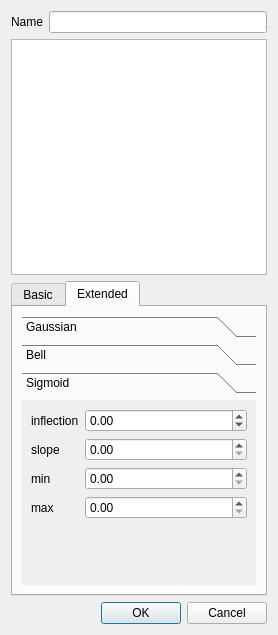
<?xml version="1.0" encoding="UTF-8"?>
<ui version="4.0">
 <class>Term</class>
 <widget class="QDialog" name="Term">
  <property name="geometry">
   <rect>
    <x>0</x>
    <y>0</y>
    <width>274</width>
    <height>635</height>
   </rect>
  </property>
  <property name="sizePolicy">
   <sizepolicy hsizetype="Fixed" vsizetype="Fixed">
    <horstretch>0</horstretch>
    <verstretch>0</verstretch>
   </sizepolicy>
  </property>
  <property name="windowTitle">
   <string>Term</string>
  </property>
  <layout class="QVBoxLayout" name="verticalLayout">
   <item>
    <layout class="QHBoxLayout" name="horizontalLayout_5">
     <property name="sizeConstraint">
      <enum>QLayout::SetDefaultConstraint</enum>
     </property>
     <item>
      <widget class="QLabel" name="lbl_name">
       <property name="sizePolicy">
        <sizepolicy hsizetype="Minimum" vsizetype="Fixed">
         <horstretch>0</horstretch>
         <verstretch>0</verstretch>
        </sizepolicy>
       </property>
       <property name="text">
        <string>Name</string>
       </property>
      </widget>
     </item>
     <item>
      <widget class="QLineEdit" name="led_name"/>
     </item>
    </layout>
   </item>
   <item>
    <widget class="fl::qt::Canvas" name="canvas">
     <property name="sizePolicy">
      <sizepolicy hsizetype="MinimumExpanding" vsizetype="MinimumExpanding">
       <horstretch>0</horstretch>
       <verstretch>0</verstretch>
      </sizepolicy>
     </property>
     <property name="minimumSize">
      <size>
       <width>256</width>
       <height>150</height>
      </size>
     </property>
     <property name="frameShape">
      <enum>QFrame::StyledPanel</enum>
     </property>
     <property name="frameShadow">
      <enum>QFrame::Sunken</enum>
     </property>
     <property name="lineWidth">
      <number>1</number>
     </property>
     <property name="verticalScrollBarPolicy">
      <enum>Qt::ScrollBarAlwaysOff</enum>
     </property>
     <property name="horizontalScrollBarPolicy">
      <enum>Qt::ScrollBarAlwaysOff</enum>
     </property>
     <property name="renderHints">
      <set>QPainter::Antialiasing|QPainter::HighQualityAntialiasing|QPainter::SmoothPixmapTransform|QPainter::TextAntialiasing</set>
     </property>
     <property name="resizeAnchor">
      <enum>QGraphicsView::AnchorViewCenter</enum>
     </property>
     <property name="viewportUpdateMode">
      <enum>QGraphicsView::FullViewportUpdate</enum>
     </property>
     <property name="optimizationFlags">
      <set>QGraphicsView::DontSavePainterState</set>
     </property>
    </widget>
   </item>
   <item>
    <widget class="QTabWidget" name="tabTerms">
     <property name="sizePolicy">
      <sizepolicy hsizetype="MinimumExpanding" vsizetype="MinimumExpanding">
       <horstretch>0</horstretch>
       <verstretch>0</verstretch>
      </sizepolicy>
     </property>
     <property name="tabShape">
      <enum>QTabWidget::Rounded</enum>
     </property>
     <property name="currentIndex">
      <number>1</number>
     </property>
     <property name="elideMode">
      <enum>Qt::ElideMiddle</enum>
     </property>
     <widget class="QWidget" name="tab_2">
      <attribute name="title">
       <string>Basic</string>
      </attribute>
      <layout class="QVBoxLayout" name="verticalLayout_7">
       <item>
        <widget class="QToolBox" name="basicTermToolbox">
         <property name="sizePolicy">
          <sizepolicy hsizetype="MinimumExpanding" vsizetype="MinimumExpanding">
           <horstretch>0</horstretch>
           <verstretch>0</verstretch>
          </sizepolicy>
         </property>
         <property name="minimumSize">
          <size>
           <width>195</width>
           <height>0</height>
          </size>
         </property>
         <property name="currentIndex">
          <number>4</number>
         </property>
         <widget class="QWidget" name="page">
          <property name="geometry">
           <rect>
            <x>0</x>
            <y>0</y>
            <width>234</width>
            <height>114</height>
           </rect>
          </property>
          <attribute name="label">
           <string>Triangle</string>
          </attribute>
          <layout class="QHBoxLayout" name="horizontalLayout">
           <item>
            <layout class="QFormLayout" name="formLayout">
             <property name="fieldGrowthPolicy">
              <enum>QFormLayout::AllNonFixedFieldsGrow</enum>
             </property>
             <item row="0" column="0">
              <widget class="QLabel" name="label">
               <property name="text">
                <string>a</string>
               </property>
              </widget>
             </item>
             <item row="0" column="1">
              <widget class="QDoubleSpinBox" name="sbx_triangle_a"/>
             </item>
             <item row="1" column="0">
              <widget class="QLabel" name="label_2">
               <property name="text">
                <string>b</string>
               </property>
              </widget>
             </item>
             <item row="1" column="1">
              <widget class="QDoubleSpinBox" name="sbx_triangle_b"/>
             </item>
             <item row="2" column="0">
              <widget class="QLabel" name="label_3">
               <property name="text">
                <string>c</string>
               </property>
              </widget>
             </item>
             <item row="2" column="1">
              <widget class="QDoubleSpinBox" name="sbx_triangle_c"/>
             </item>
            </layout>
           </item>
          </layout>
         </widget>
         <widget class="QWidget" name="page_2">
          <property name="geometry">
           <rect>
            <x>0</x>
            <y>0</y>
            <width>234</width>
            <height>147</height>
           </rect>
          </property>
          <attribute name="label">
           <string>Trapezoid</string>
          </attribute>
          <layout class="QVBoxLayout" name="verticalLayout_2">
           <item>
            <layout class="QFormLayout" name="formLayout_2">
             <property name="fieldGrowthPolicy">
              <enum>QFormLayout::AllNonFixedFieldsGrow</enum>
             </property>
             <item row="0" column="0">
              <widget class="QLabel" name="label_4">
               <property name="text">
                <string>a</string>
               </property>
              </widget>
             </item>
             <item row="0" column="1">
              <widget class="QDoubleSpinBox" name="sbx_trapezoid_a"/>
             </item>
             <item row="1" column="0">
              <widget class="QLabel" name="label_5">
               <property name="text">
                <string>b</string>
               </property>
              </widget>
             </item>
             <item row="1" column="1">
              <widget class="QDoubleSpinBox" name="sbx_trapezoid_b"/>
             </item>
             <item row="2" column="0">
              <widget class="QLabel" name="label_6">
               <property name="text">
                <string>c</string>
               </property>
              </widget>
             </item>
             <item row="2" column="1">
              <widget class="QDoubleSpinBox" name="sbx_trapezoid_c"/>
             </item>
             <item row="3" column="0">
              <widget class="QLabel" name="label_7">
               <property name="text">
                <string>d</string>
               </property>
              </widget>
             </item>
             <item row="3" column="1">
              <widget class="QDoubleSpinBox" name="sbx_trapezoid_d"/>
             </item>
            </layout>
           </item>
          </layout>
         </widget>
         <widget class="QWidget" name="page_3">
          <property name="geometry">
           <rect>
            <x>0</x>
            <y>0</y>
            <width>234</width>
            <height>81</height>
           </rect>
          </property>
          <attribute name="label">
           <string>Rectangle</string>
          </attribute>
          <layout class="QHBoxLayout" name="horizontalLayout_2">
           <item>
            <layout class="QFormLayout" name="formLayout_3">
             <property name="fieldGrowthPolicy">
              <enum>QFormLayout::AllNonFixedFieldsGrow</enum>
             </property>
             <item row="0" column="0">
              <widget class="QLabel" name="label_8">
               <property name="text">
                <string>min</string>
               </property>
              </widget>
             </item>
             <item row="0" column="1">
              <widget class="QDoubleSpinBox" name="sbx_rectangle_min"/>
             </item>
             <item row="1" column="0">
              <widget class="QLabel" name="label_9">
               <property name="text">
                <string>max</string>
               </property>
              </widget>
             </item>
             <item row="1" column="1">
              <widget class="QDoubleSpinBox" name="sbx_rectangle_max"/>
             </item>
            </layout>
           </item>
          </layout>
         </widget>
         <widget class="QWidget" name="page_4">
          <property name="geometry">
           <rect>
            <x>0</x>
            <y>0</y>
            <width>234</width>
            <height>81</height>
           </rect>
          </property>
          <attribute name="label">
           <string>Left Shoulder</string>
          </attribute>
          <layout class="QVBoxLayout" name="verticalLayout_3">
           <item>
            <layout class="QFormLayout" name="formLayout_4">
             <property name="fieldGrowthPolicy">
              <enum>QFormLayout::AllNonFixedFieldsGrow</enum>
             </property>
             <item row="0" column="0">
              <widget class="QLabel" name="label_10">
               <property name="text">
                <string>min</string>
               </property>
              </widget>
             </item>
             <item row="0" column="1">
              <widget class="QDoubleSpinBox" name="sbx_leftshoulder_min"/>
             </item>
             <item row="1" column="0">
              <widget class="QLabel" name="label_11">
               <property name="text">
                <string>max</string>
               </property>
              </widget>
             </item>
             <item row="1" column="1">
              <widget class="QDoubleSpinBox" name="sbx_leftshoulder_max"/>
             </item>
            </layout>
           </item>
          </layout>
         </widget>
         <widget class="QWidget" name="page_9">
          <property name="geometry">
           <rect>
            <x>0</x>
            <y>0</y>
            <width>234</width>
            <height>87</height>
           </rect>
          </property>
          <attribute name="label">
           <string>Right Shoulder</string>
          </attribute>
          <layout class="QVBoxLayout" name="verticalLayout_10">
           <item>
            <layout class="QFormLayout" name="formLayout_9">
             <property name="fieldGrowthPolicy">
              <enum>QFormLayout::AllNonFixedFieldsGrow</enum>
             </property>
             <item row="0" column="0">
              <widget class="QLabel" name="label_27">
               <property name="text">
                <string>min</string>
               </property>
              </widget>
             </item>
             <item row="0" column="1">
              <widget class="QDoubleSpinBox" name="sbx_rightshoulder_min"/>
             </item>
             <item row="1" column="0">
              <widget class="QLabel" name="label_28">
               <property name="text">
                <string>max</string>
               </property>
              </widget>
             </item>
             <item row="1" column="1">
              <widget class="QDoubleSpinBox" name="sbx_rightshoulder_max"/>
             </item>
            </layout>
           </item>
          </layout>
         </widget>
         <widget class="QWidget" name="page_5">
          <property name="geometry">
           <rect>
            <x>0</x>
            <y>0</y>
            <width>124</width>
            <height>82</height>
           </rect>
          </property>
          <attribute name="label">
           <string>Discrete</string>
          </attribute>
          <layout class="QVBoxLayout" name="verticalLayout_4">
           <item>
            <layout class="QHBoxLayout" name="horizontalLayout_3">
             <property name="topMargin">
              <number>0</number>
             </property>
             <item>
              <layout class="QFormLayout" name="formLayout_6">
               <property name="fieldGrowthPolicy">
                <enum>QFormLayout::AllNonFixedFieldsGrow</enum>
               </property>
               <item row="0" column="0">
                <widget class="QLabel" name="label_16">
                 <property name="text">
                  <string>x</string>
                 </property>
                </widget>
               </item>
               <item row="0" column="1">
                <widget class="QLineEdit" name="led_discrete_x"/>
               </item>
               <item row="1" column="0">
                <widget class="QLabel" name="label_17">
                 <property name="text">
                  <string>y</string>
                 </property>
                </widget>
               </item>
               <item row="1" column="1">
                <widget class="QLineEdit" name="led_discrete_y"/>
               </item>
              </layout>
             </item>
             <item>
              <widget class="QToolButton" name="btn_discrete_parse">
               <property name="text">
                <string/>
               </property>
               <property name="icon">
                <iconset resource="resources.qrc">
                 <normaloff>:/icons/icons/spellcheck.png</normaloff>:/icons/icons/spellcheck.png</iconset>
               </property>
              </widget>
             </item>
            </layout>
           </item>
          </layout>
         </widget>
        </widget>
       </item>
      </layout>
     </widget>
     <widget class="QWidget" name="tab">
      <attribute name="title">
       <string>Extended</string>
      </attribute>
      <layout class="QVBoxLayout" name="verticalLayout_6">
       <item>
        <widget class="QToolBox" name="extendedTermToolbox">
         <property name="sizePolicy">
          <sizepolicy hsizetype="MinimumExpanding" vsizetype="MinimumExpanding">
           <horstretch>0</horstretch>
           <verstretch>0</verstretch>
          </sizepolicy>
         </property>
         <property name="minimumSize">
          <size>
           <width>195</width>
           <height>0</height>
          </size>
         </property>
         <property name="currentIndex">
          <number>2</number>
         </property>
         <widget class="QWidget" name="page_6">
          <property name="geometry">
           <rect>
            <x>0</x>
            <y>0</y>
            <width>234</width>
            <height>174</height>
           </rect>
          </property>
          <attribute name="label">
           <string>Gaussian</string>
          </attribute>
          <layout class="QVBoxLayout" name="verticalLayout_5">
           <item>
            <layout class="QFormLayout" name="formLayout_5">
             <property name="fieldGrowthPolicy">
              <enum>QFormLayout::AllNonFixedFieldsGrow</enum>
             </property>
             <item row="0" column="0">
              <widget class="QLabel" name="label_14">
               <property name="text">
                <string>center</string>
               </property>
              </widget>
             </item>
             <item row="0" column="1">
              <widget class="QDoubleSpinBox" name="sbx_gaussian_center"/>
             </item>
             <item row="1" column="0">
              <widget class="QLabel" name="label_15">
               <property name="text">
                <string>width</string>
               </property>
              </widget>
             </item>
             <item row="1" column="1">
              <widget class="QDoubleSpinBox" name="sbx_gaussian_width"/>
             </item>
             <item row="2" column="0">
              <widget class="QLabel" name="label_12">
               <property name="text">
                <string>min</string>
               </property>
              </widget>
             </item>
             <item row="2" column="1">
              <widget class="QDoubleSpinBox" name="sbx_gaussian_min"/>
             </item>
             <item row="3" column="0">
              <widget class="QLabel" name="label_13">
               <property name="text">
                <string>max</string>
               </property>
              </widget>
             </item>
             <item row="3" column="1">
              <widget class="QDoubleSpinBox" name="sbx_gaussian_max"/>
             </item>
            </layout>
           </item>
          </layout>
         </widget>
         <widget class="QWidget" name="page_7">
          <property name="geometry">
           <rect>
            <x>0</x>
            <y>0</y>
            <width>234</width>
            <height>180</height>
           </rect>
          </property>
          <attribute name="label">
           <string>Bell</string>
          </attribute>
          <layout class="QVBoxLayout" name="verticalLayout_8">
           <item>
            <layout class="QFormLayout" name="formLayout_7">
             <property name="fieldGrowthPolicy">
              <enum>QFormLayout::AllNonFixedFieldsGrow</enum>
             </property>
             <item row="0" column="0">
              <widget class="QLabel" name="label_22">
               <property name="text">
                <string>center</string>
               </property>
              </widget>
             </item>
             <item row="0" column="1">
              <widget class="QDoubleSpinBox" name="sbx_bell_center"/>
             </item>
             <item row="1" column="0">
              <widget class="QLabel" name="label_20">
               <property name="text">
                <string>width</string>
               </property>
              </widget>
             </item>
             <item row="1" column="1">
              <widget class="QDoubleSpinBox" name="sbx_bell_width"/>
             </item>
             <item row="2" column="0">
              <widget class="QLabel" name="label_21">
               <property name="text">
                <string>slope</string>
               </property>
              </widget>
             </item>
             <item row="2" column="1">
              <widget class="QDoubleSpinBox" name="sbx_bell_slope"/>
             </item>
             <item row="3" column="0">
              <widget class="QLabel" name="label_18">
               <property name="text">
                <string>min</string>
               </property>
              </widget>
             </item>
             <item row="3" column="1">
              <widget class="QDoubleSpinBox" name="sbx_bell_min"/>
             </item>
             <item row="4" column="0">
              <widget class="QLabel" name="label_19">
               <property name="text">
                <string>max</string>
               </property>
              </widget>
             </item>
             <item row="4" column="1">
              <widget class="QDoubleSpinBox" name="sbx_bell_max"/>
             </item>
            </layout>
           </item>
          </layout>
         </widget>
         <widget class="QWidget" name="page_8">
          <property name="geometry">
           <rect>
            <x>0</x>
            <y>0</y>
            <width>234</width>
            <height>174</height>
           </rect>
          </property>
          <attribute name="label">
           <string>Sigmoid</string>
          </attribute>
          <layout class="QVBoxLayout" name="verticalLayout_9">
           <item>
            <layout class="QFormLayout" name="formLayout_8">
             <property name="fieldGrowthPolicy">
              <enum>QFormLayout::AllNonFixedFieldsGrow</enum>
             </property>
             <item row="0" column="0">
              <widget class="QLabel" name="label_26">
               <property name="text">
                <string>inflection</string>
               </property>
              </widget>
             </item>
             <item row="0" column="1">
              <widget class="QDoubleSpinBox" name="sbx_sigmoid_inflection">
               <property name="minimum">
                <double>-10000.000000000000000</double>
               </property>
               <property name="maximum">
                <double>10000.000000000000000</double>
               </property>
              </widget>
             </item>
             <item row="1" column="0">
              <widget class="QLabel" name="label_25">
               <property name="text">
                <string>slope</string>
               </property>
              </widget>
             </item>
             <item row="1" column="1">
              <widget class="QDoubleSpinBox" name="sbx_sigmoid_slope"/>
             </item>
             <item row="2" column="0">
              <widget class="QLabel" name="label_23">
               <property name="text">
                <string>min</string>
               </property>
              </widget>
             </item>
             <item row="2" column="1">
              <widget class="QDoubleSpinBox" name="sbx_sigmoid_min"/>
             </item>
             <item row="3" column="0">
              <widget class="QLabel" name="label_24">
               <property name="text">
                <string>max</string>
               </property>
              </widget>
             </item>
             <item row="3" column="1">
              <widget class="QDoubleSpinBox" name="sbx_sigmoid_max"/>
             </item>
            </layout>
           </item>
          </layout>
         </widget>
        </widget>
       </item>
      </layout>
     </widget>
    </widget>
   </item>
   <item>
    <widget class="QDialogButtonBox" name="buttonBox">
     <property name="orientation">
      <enum>Qt::Horizontal</enum>
     </property>
     <property name="standardButtons">
      <set>QDialogButtonBox::Cancel|QDialogButtonBox::Ok</set>
     </property>
    </widget>
   </item>
  </layout>
 </widget>
 <customwidgets>
  <customwidget>
   <class>fl::qt::Canvas</class>
   <extends>QGraphicsView</extends>
   <header>fl/qt/Canvas.h</header>
  </customwidget>
 </customwidgets>
 <resources>
  <include location="resources.qrc"/>
 </resources>
 <connections>
  <connection>
   <sender>buttonBox</sender>
   <signal>accepted()</signal>
   <receiver>Term</receiver>
   <slot>accept()</slot>
   <hints>
    <hint type="sourcelabel">
     <x>248</x>
     <y>254</y>
    </hint>
    <hint type="destinationlabel">
     <x>157</x>
     <y>274</y>
    </hint>
   </hints>
  </connection>
  <connection>
   <sender>buttonBox</sender>
   <signal>rejected()</signal>
   <receiver>Term</receiver>
   <slot>reject()</slot>
   <hints>
    <hint type="sourcelabel">
     <x>316</x>
     <y>260</y>
    </hint>
    <hint type="destinationlabel">
     <x>286</x>
     <y>274</y>
    </hint>
   </hints>
  </connection>
 </connections>
</ui>
